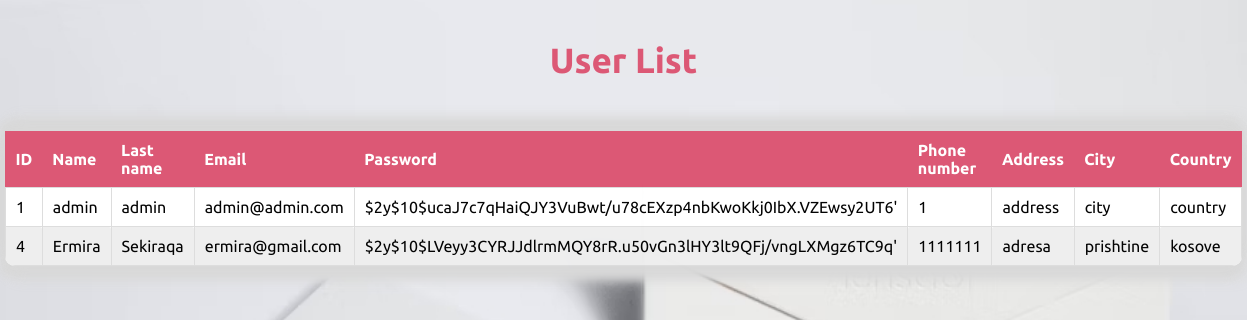
/user-table.php (signed in), run on the app's committed database.
### tables this page shows
CREATE TABLE `users` (
  `id` int(11) NOT NULL,
  `name` varchar(50) NOT NULL,
  `last_name` varchar(50) NOT NULL,
  `email` varchar(100) NOT NULL,
  `password` varchar(255) NOT NULL,
  `phone_number` varchar(20) NOT NULL,
  `address` varchar(100) NOT NULL,
  `city` varchar(50) NOT NULL,
  `country` varchar(50) NOT NULL,
  `role` varchar(50) NOT NULL
);

### user-table.php (the view, shortened to what this page needs)
<?php
$host = 'localhost';
$username = 'root';
$password = '';
$database = 'e-commerce-db';
if (isset($_SESSION['email'])) {
    if ($_SESSION['role'] === 'admin') {
        echo
        '<!DOCTYPE html>
        <html>
        <head>
            <meta charset="UTF-8">
            <meta http-equiv="X-UA-Compatible" content="IE=edge">
            <meta name="viewport" content="width=device-width, initial-scale=1.0">
            <link rel="stylesheet" href="https://cdnjs.cloudflare.com/ajax/libs/font-awesome/4.7.0/css/font-awesome.min.css">
            <link rel="stylesheet" type="text/css"
                href="http://fonts.googleapis.com/css?family=Ubuntu:regular,bold&subset=Latin">
            <link rel="stylesheet" type="text/css" href="http://fonts.googleapis.com/css?family=Ubuntu:regular,bold&subset=Latin" />
            <link rel="stylesheet" href="css\normalize.css">
            <link rel="stylesheet" href="css\common.css">
            <link rel="stylesheet" href="css/product-table.css" />
            <script defer src="js\header-functions.js"></script>
            <title>User Table</title>
        </head>
        <body>
            <header>
            </header>
            <table>
                <caption>User List</caption>
                <thead>
                    <tr>
                        <th>ID</th>
                        <th>Name</th>
                        <th>Last name</th>
                        <th>Email</th>
                        <th>Password</th>
                        <th>Phone number</th>
                        <th>Address</th>
                        <th>City</th>
                        <th>Country</th>
                    </tr>
                </thead>
                <tbody>';
        $pdo = new PDO("mysql:host=$host;dbname=$database", $username, $password);
        $query = "SELECT * FROM users";
        $stmt = $pdo->query($query);
        while ($row = $stmt->fetch(PDO::FETCH_ASSOC)) {
            echo "<tr>";
            echo "<td>{$row['id']}</td>";
            echo "<td>{$row['name']}</td>";
            echo "<td>{$row['last_name']}</td>";
            echo "<td>{$row['email']}</td>";
            echo "<td>{$row['password']}'</td>";
            echo "<td>{$row['phone_number']}</td>";
            echo "<td>{$row['address']}</td>";
            echo "<td>{$row['city']}</td>";
            echo "<td>{$row['country']}</td>";
            echo "</tr>";
        }
        echo
        '</tbody>
            </table>
        </body>
        </html>';
    } else {
        header("Location: index.html");
    }
}

### css/common.css (style rules this page uses)
:root { --padding: 3rem; --background-grey: #eeeeee; --light-grey: #7c7a7a; --light-pink: #dc5774; --font-size: 14px; }

### css/product-table.css (style rules this page uses)
:root { --light-pink: #dc5774; --background-grey: #eeeeee; --light-grey: #7c7a7a; }
body { background-image: url('../images/entry-background.jpg'); background-repeat: no-repeat; background-position: center center; background-attachment: fixed; background-size: cover; opacity: 0.99; }
table { font-family: 'Ubuntu', sans-serif; width: 70%; margin: 0 auto; border-collapse: collapse; border-radius: 10px; overflow: hidden; background-color: white; box-shadow: -5px -10px 10px 2px #d9d9d9, 5px 10px 15px 2px #d9d9d9, -5px 10px 10px 2px #d9d9d9, 5px -10px 15px 2px #d9d9d9; }
caption { color: var(--light-pink); font-size: 35px; font-weight: bold; margin-bottom: 50px; margin-top: 40px; }
thead th { background-color: var(--light-pink); color: #fff; text-align: left; padding: 10px; }
tbody td { border: 1px solid #ddd; padding: 10px; border-radius: 2px; }
tbody tr:nth-child(even) { background-color: #eeeeee; }

### data on the page
users: id "1", name "admin", last_name "admin", email "admin@admin.com", password "$2y$10$ucaJ7c7qHaiQJY3VuBwt/u78cEXzp4nbKwoKkj0IbX.VZEwsy2UT6", phone_number "1", address "address", city "city", country "country"
users: id "4", name "Ermira", last_name "Sekiraqa", email "ermira@gmail.com", password "$2y$10$LVeyy3CYRJJdlrmMQY8rR.u50vGn3lHY3lt9QFj/vngLXMgz6TC9q", phone_number "1111111", address "adresa", city "prishtine", country "kosove"
